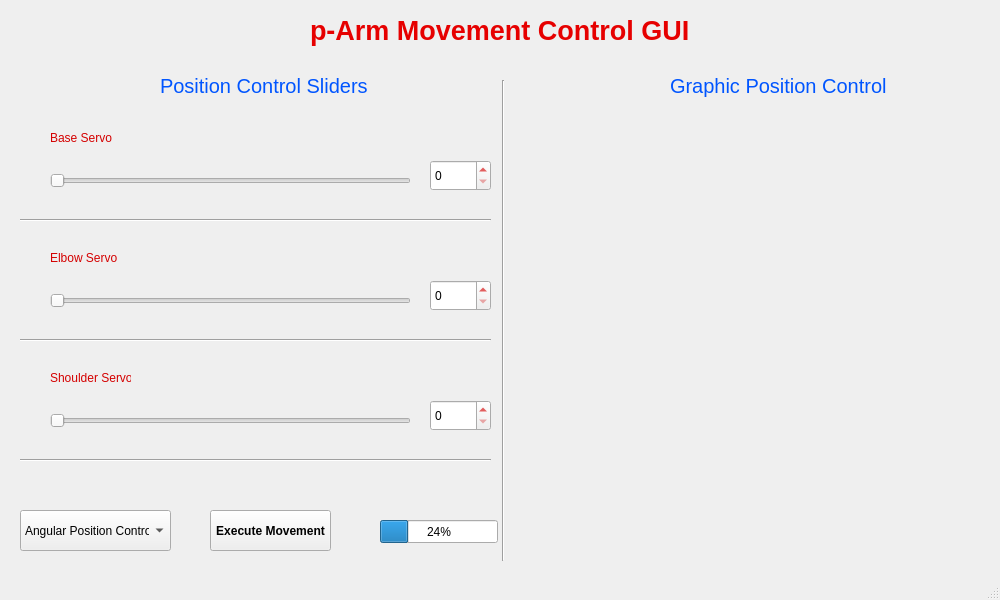
<?xml version="1.0" encoding="UTF-8"?>
<ui version="4.0">
 <class>MainWindow</class>
 <widget class="QMainWindow" name="MainWindow">
  <property name="geometry">
   <rect>
    <x>0</x>
    <y>0</y>
    <width>1000</width>
    <height>600</height>
   </rect>
  </property>
  <property name="minimumSize">
   <size>
    <width>1000</width>
    <height>600</height>
   </size>
  </property>
  <property name="maximumSize">
   <size>
    <width>1000</width>
    <height>600</height>
   </size>
  </property>
  <property name="palette">
   <palette>
    <active>
     <colorrole role="WindowText">
      <brush brushstyle="SolidPattern">
       <color alpha="255">
        <red>212</red>
        <green>0</green>
        <blue>0</blue>
       </color>
      </brush>
     </colorrole>
    </active>
    <inactive>
     <colorrole role="WindowText">
      <brush brushstyle="SolidPattern">
       <color alpha="255">
        <red>212</red>
        <green>0</green>
        <blue>0</blue>
       </color>
      </brush>
     </colorrole>
    </inactive>
    <disabled>
     <colorrole role="WindowText">
      <brush brushstyle="SolidPattern">
       <color alpha="255">
        <red>120</red>
        <green>120</green>
        <blue>120</blue>
       </color>
      </brush>
     </colorrole>
    </disabled>
   </palette>
  </property>
  <property name="cursor">
   <cursorShape>ArrowCursor</cursorShape>
  </property>
  <property name="windowTitle">
   <string>p-Arm GUI</string>
  </property>
  <widget class="QWidget" name="centralwidget">
   <widget class="QLabel" name="label">
    <property name="geometry">
     <rect>
      <x>310</x>
      <y>-10</y>
      <width>401</width>
      <height>81</height>
     </rect>
    </property>
    <property name="palette">
     <palette>
      <active>
       <colorrole role="WindowText">
        <brush brushstyle="SolidPattern">
         <color alpha="255">
          <red>230</red>
          <green>0</green>
          <blue>0</blue>
         </color>
        </brush>
       </colorrole>
      </active>
      <inactive>
       <colorrole role="WindowText">
        <brush brushstyle="SolidPattern">
         <color alpha="255">
          <red>230</red>
          <green>0</green>
          <blue>0</blue>
         </color>
        </brush>
       </colorrole>
      </inactive>
      <disabled>
       <colorrole role="WindowText">
        <brush brushstyle="SolidPattern">
         <color alpha="255">
          <red>120</red>
          <green>120</green>
          <blue>120</blue>
         </color>
        </brush>
       </colorrole>
      </disabled>
     </palette>
    </property>
    <property name="font">
     <font>
      <family>Nirmala UI</family>
      <pointsize>20</pointsize>
      <weight>75</weight>
      <italic>false</italic>
      <bold>true</bold>
      <underline>false</underline>
      <strikeout>false</strikeout>
     </font>
    </property>
    <property name="text">
     <string>p-Arm Movement Control GUI</string>
    </property>
   </widget>
   <widget class="QSlider" name="horizontalSlider">
    <property name="geometry">
     <rect>
      <x>50</x>
      <y>170</y>
      <width>361</width>
      <height>22</height>
     </rect>
    </property>
    <property name="cursor">
     <cursorShape>SizeHorCursor</cursorShape>
    </property>
    <property name="orientation">
     <enum>Qt::Horizontal</enum>
    </property>
   </widget>
   <widget class="Line" name="line">
    <property name="geometry">
     <rect>
      <x>493</x>
      <y>80</y>
      <width>20</width>
      <height>481</height>
     </rect>
    </property>
    <property name="orientation">
     <enum>Qt::Vertical</enum>
    </property>
   </widget>
   <widget class="QLabel" name="label_2">
    <property name="geometry">
     <rect>
      <x>160</x>
      <y>70</y>
      <width>231</width>
      <height>31</height>
     </rect>
    </property>
    <property name="palette">
     <palette>
      <active>
       <colorrole role="WindowText">
        <brush brushstyle="SolidPattern">
         <color alpha="255">
          <red>0</red>
          <green>85</green>
          <blue>255</blue>
         </color>
        </brush>
       </colorrole>
      </active>
      <inactive>
       <colorrole role="WindowText">
        <brush brushstyle="SolidPattern">
         <color alpha="255">
          <red>0</red>
          <green>85</green>
          <blue>255</blue>
         </color>
        </brush>
       </colorrole>
      </inactive>
      <disabled>
       <colorrole role="WindowText">
        <brush brushstyle="SolidPattern">
         <color alpha="255">
          <red>120</red>
          <green>120</green>
          <blue>120</blue>
         </color>
        </brush>
       </colorrole>
      </disabled>
     </palette>
    </property>
    <property name="font">
     <font>
      <pointsize>15</pointsize>
     </font>
    </property>
    <property name="text">
     <string>Position Control Sliders</string>
    </property>
   </widget>
   <widget class="QLabel" name="label_3">
    <property name="geometry">
     <rect>
      <x>670</x>
      <y>70</y>
      <width>231</width>
      <height>31</height>
     </rect>
    </property>
    <property name="palette">
     <palette>
      <active>
       <colorrole role="WindowText">
        <brush brushstyle="SolidPattern">
         <color alpha="255">
          <red>0</red>
          <green>85</green>
          <blue>255</blue>
         </color>
        </brush>
       </colorrole>
      </active>
      <inactive>
       <colorrole role="WindowText">
        <brush brushstyle="SolidPattern">
         <color alpha="255">
          <red>0</red>
          <green>85</green>
          <blue>255</blue>
         </color>
        </brush>
       </colorrole>
      </inactive>
      <disabled>
       <colorrole role="WindowText">
        <brush brushstyle="SolidPattern">
         <color alpha="255">
          <red>120</red>
          <green>120</green>
          <blue>120</blue>
         </color>
        </brush>
       </colorrole>
      </disabled>
     </palette>
    </property>
    <property name="font">
     <font>
      <pointsize>15</pointsize>
     </font>
    </property>
    <property name="text">
     <string>Graphic Position Control</string>
    </property>
   </widget>
   <widget class="QSlider" name="horizontalSlider_2">
    <property name="geometry">
     <rect>
      <x>50</x>
      <y>290</y>
      <width>361</width>
      <height>22</height>
     </rect>
    </property>
    <property name="cursor">
     <cursorShape>SizeHorCursor</cursorShape>
    </property>
    <property name="orientation">
     <enum>Qt::Horizontal</enum>
    </property>
   </widget>
   <widget class="QSlider" name="horizontalSlider_3">
    <property name="geometry">
     <rect>
      <x>50</x>
      <y>410</y>
      <width>361</width>
      <height>22</height>
     </rect>
    </property>
    <property name="cursor">
     <cursorShape>SizeHorCursor</cursorShape>
    </property>
    <property name="orientation">
     <enum>Qt::Horizontal</enum>
    </property>
   </widget>
   <widget class="QSpinBox" name="spinBox">
    <property name="geometry">
     <rect>
      <x>430</x>
      <y>160</y>
      <width>61</width>
      <height>31</height>
     </rect>
    </property>
   </widget>
   <widget class="QSpinBox" name="spinBox_2">
    <property name="geometry">
     <rect>
      <x>430</x>
      <y>280</y>
      <width>61</width>
      <height>31</height>
     </rect>
    </property>
   </widget>
   <widget class="QSpinBox" name="spinBox_3">
    <property name="geometry">
     <rect>
      <x>430</x>
      <y>400</y>
      <width>61</width>
      <height>31</height>
     </rect>
    </property>
   </widget>
   <widget class="QComboBox" name="comboBox">
    <property name="geometry">
     <rect>
      <x>20</x>
      <y>510</y>
      <width>151</width>
      <height>41</height>
     </rect>
    </property>
    <property name="cursor">
     <cursorShape>SizeVerCursor</cursorShape>
    </property>
    <item>
     <property name="text">
      <string>Angular Position Control</string>
     </property>
    </item>
    <item>
     <property name="text">
      <string>Cartesian Position Control</string>
     </property>
    </item>
   </widget>
   <widget class="QPushButton" name="pushButton">
    <property name="geometry">
     <rect>
      <x>210</x>
      <y>510</y>
      <width>121</width>
      <height>41</height>
     </rect>
    </property>
    <property name="font">
     <font>
      <weight>75</weight>
      <bold>true</bold>
     </font>
    </property>
    <property name="cursor">
     <cursorShape>PointingHandCursor</cursorShape>
    </property>
    <property name="text">
     <string>Execute Movement</string>
    </property>
   </widget>
   <widget class="QLabel" name="label_4">
    <property name="geometry">
     <rect>
      <x>50</x>
      <y>130</y>
      <width>81</width>
      <height>16</height>
     </rect>
    </property>
    <property name="text">
     <string>Base Servo</string>
    </property>
   </widget>
   <widget class="QLabel" name="label_5">
    <property name="geometry">
     <rect>
      <x>50</x>
      <y>250</y>
      <width>81</width>
      <height>16</height>
     </rect>
    </property>
    <property name="text">
     <string>Elbow Servo</string>
    </property>
   </widget>
   <widget class="QLabel" name="label_6">
    <property name="geometry">
     <rect>
      <x>50</x>
      <y>370</y>
      <width>81</width>
      <height>16</height>
     </rect>
    </property>
    <property name="text">
     <string>Shoulder Servo</string>
    </property>
   </widget>
   <widget class="Line" name="line_2">
    <property name="geometry">
     <rect>
      <x>20</x>
      <y>210</y>
      <width>471</width>
      <height>20</height>
     </rect>
    </property>
    <property name="orientation">
     <enum>Qt::Horizontal</enum>
    </property>
   </widget>
   <widget class="Line" name="line_3">
    <property name="geometry">
     <rect>
      <x>20</x>
      <y>330</y>
      <width>471</width>
      <height>20</height>
     </rect>
    </property>
    <property name="orientation">
     <enum>Qt::Horizontal</enum>
    </property>
   </widget>
   <widget class="Line" name="line_4">
    <property name="geometry">
     <rect>
      <x>20</x>
      <y>450</y>
      <width>471</width>
      <height>20</height>
     </rect>
    </property>
    <property name="orientation">
     <enum>Qt::Horizontal</enum>
    </property>
   </widget>
   <widget class="QProgressBar" name="progressBar">
    <property name="geometry">
     <rect>
      <x>380</x>
      <y>520</y>
      <width>118</width>
      <height>23</height>
     </rect>
    </property>
    <property name="cursor">
     <cursorShape>WaitCursor</cursorShape>
    </property>
    <property name="value">
     <number>24</number>
    </property>
   </widget>
  </widget>
  <widget class="QMenuBar" name="menubar">
   <property name="geometry">
    <rect>
     <x>0</x>
     <y>0</y>
     <width>1000</width>
     <height>21</height>
    </rect>
   </property>
  </widget>
  <widget class="QStatusBar" name="statusbar"/>
 </widget>
 <resources/>
 <connections/>
</ui>
